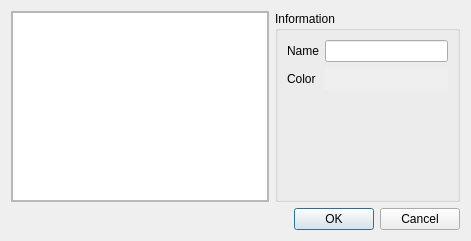
<?xml version="1.0" encoding="UTF-8"?>
<ui version="4.0">
 <class>DialogCategoryInformation</class>
 <widget class="QDialog" name="DialogCategoryInformation">
  <property name="geometry">
   <rect>
    <x>0</x>
    <y>0</y>
    <width>471</width>
    <height>241</height>
   </rect>
  </property>
  <property name="windowTitle">
   <string>Category Information</string>
  </property>
  <layout class="QGridLayout" name="gridLayout">
   <item row="0" column="0">
    <widget class="QFrame" name="frame">
     <property name="frameShape">
      <enum>QFrame::StyledPanel</enum>
     </property>
     <property name="frameShadow">
      <enum>QFrame::Raised</enum>
     </property>
     <layout class="QVBoxLayout" name="verticalLayout">
      <property name="spacing">
       <number>0</number>
      </property>
      <property name="leftMargin">
       <number>0</number>
      </property>
      <property name="topMargin">
       <number>0</number>
      </property>
      <property name="rightMargin">
       <number>0</number>
      </property>
      <property name="bottomMargin">
       <number>0</number>
      </property>
      <item>
       <widget class="QListWidget" name="listWidget"/>
      </item>
     </layout>
    </widget>
   </item>
   <item row="0" column="1">
    <widget class="QGroupBox" name="groupBox">
     <property name="title">
      <string>Information</string>
     </property>
     <layout class="QFormLayout" name="formLayout">
      <property name="fieldGrowthPolicy">
       <enum>QFormLayout::AllNonFixedFieldsGrow</enum>
      </property>
      <item row="0" column="0">
       <widget class="QLabel" name="label">
        <property name="text">
         <string>Name</string>
        </property>
       </widget>
      </item>
      <item row="0" column="1">
       <widget class="QLineEdit" name="lineEdit"/>
      </item>
      <item row="1" column="0">
       <widget class="QLabel" name="label_2">
        <property name="text">
         <string>Color</string>
        </property>
       </widget>
      </item>
      <item row="1" column="1">
       <widget class="QPushButton" name="pushButton">
        <property name="autoFillBackground">
         <bool>true</bool>
        </property>
        <property name="text">
         <string/>
        </property>
        <property name="flat">
         <bool>true</bool>
        </property>
       </widget>
      </item>
     </layout>
    </widget>
   </item>
   <item row="1" column="0" colspan="2">
    <widget class="QDialogButtonBox" name="buttonBox">
     <property name="orientation">
      <enum>Qt::Horizontal</enum>
     </property>
     <property name="standardButtons">
      <set>QDialogButtonBox::Cancel|QDialogButtonBox::Ok</set>
     </property>
    </widget>
   </item>
  </layout>
  <action name="actionActionInsert">
   <property name="icon">
    <iconset resource="../resource.qrc">
     <normaloff>:/Icon/add.png</normaloff>:/Icon/add.png</iconset>
   </property>
   <property name="text">
    <string>actionInsert</string>
   </property>
   <property name="toolTip">
    <string>actionInsert</string>
   </property>
  </action>
  <action name="actionActionRemove">
   <property name="icon">
    <iconset resource="../resource.qrc">
     <normaloff>:/Icon/remove.png</normaloff>:/Icon/remove.png</iconset>
   </property>
   <property name="text">
    <string>actionRemove</string>
   </property>
  </action>
 </widget>
 <resources>
  <include location="../resource.qrc"/>
 </resources>
 <connections>
  <connection>
   <sender>buttonBox</sender>
   <signal>accepted()</signal>
   <receiver>DialogCategoryInformation</receiver>
   <slot>accept()</slot>
   <hints>
    <hint type="sourcelabel">
     <x>248</x>
     <y>254</y>
    </hint>
    <hint type="destinationlabel">
     <x>157</x>
     <y>274</y>
    </hint>
   </hints>
  </connection>
  <connection>
   <sender>buttonBox</sender>
   <signal>rejected()</signal>
   <receiver>DialogCategoryInformation</receiver>
   <slot>reject()</slot>
   <hints>
    <hint type="sourcelabel">
     <x>316</x>
     <y>260</y>
    </hint>
    <hint type="destinationlabel">
     <x>286</x>
     <y>274</y>
    </hint>
   </hints>
  </connection>
 </connections>
</ui>
